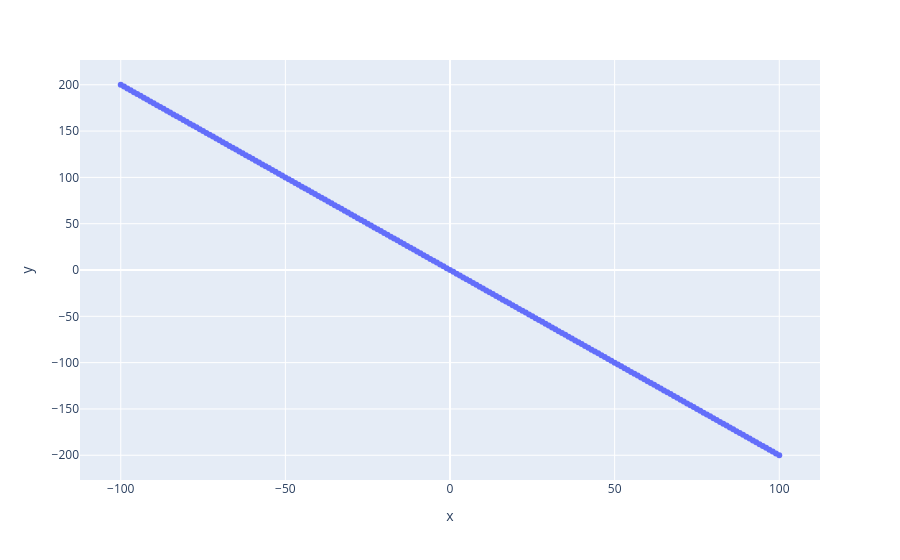

Write notebook code for a chart like this one.
### Markdown cell above
# Negative slope

What would a negative slope imply? Its actually quite simple.  
The negative sign indicates that the line goes downward as the value of x increase.  
Let's consider another function: z = -2x

### Code cell
x = torch.arange(-100, 100+1, 1)
z = x * -2

px.scatter(x=x, y=z)

### Figure 1 — Plotly figure (JSON) as saved in the notebook; plotly's stock layout.template omitted (floating-point values rounded to 4 significant figures; data arrays with more than 128 entries replaced by an {"elided": "..."} marker saying what was removed)
{"data": [{"hovertemplate": "x=%{x}<br>y=%{y}<extra></extra>", "legendgroup": "", "marker": {"color": "#636efa", "symbol": "circle"}, "mode": "markers", "name": "", "orientation": "v", "showlegend": false, "type": "scatter", "x": {"elided": "201 int values"}, "xaxis": "x", "y": {"elided": "201 int values"}, "yaxis": "y"}], "layout": {"legend": {"tracegroupgap": 0}, "margin": {"t": 60}, "xaxis": {"anchor": "y", "domain": [0, 1], "title": {"text": "x"}}, "yaxis": {"anchor": "x", "domain": [0, 1], "title": {"text": "y"}}}}
